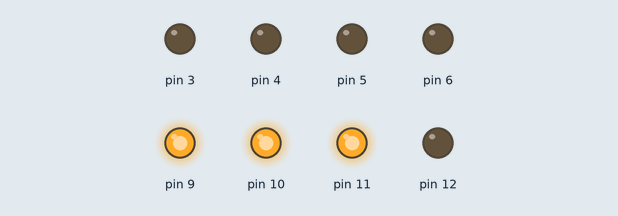
Recording of a sketch running on a simulated Arduino Uno, built with avr-gcc and run on an emulated ATmega328P. On the bench: output pins drawn as LEDs (lit = HIGH).

Above: at 0.1 s.
At 0.35 s:
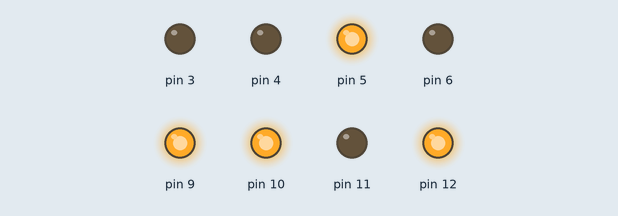
At 0.75 s:
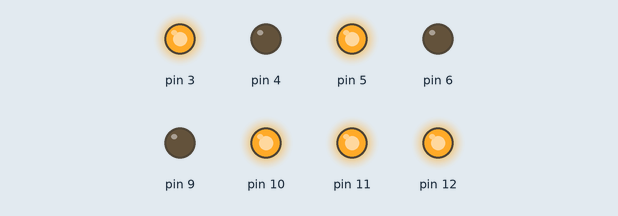
At 1.35 s:
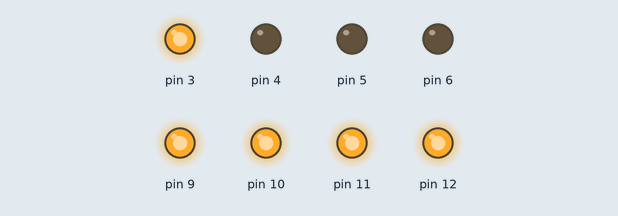
At 2.05 s:
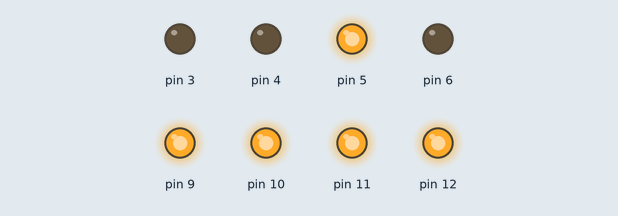
At 2.7 s:
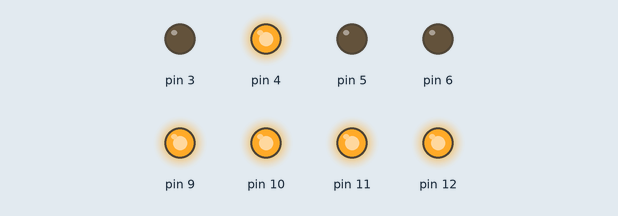
Timing chart, 0 to 3.0 s (numbered marks = the images above):
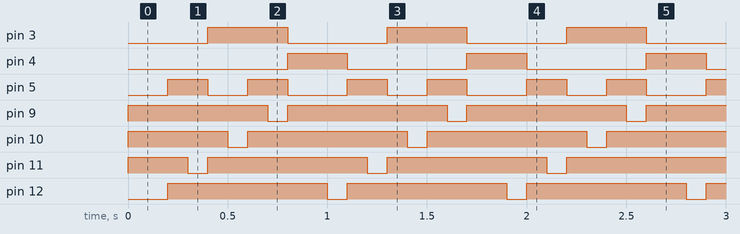

The sketch:

zuoye3.ino
```cpp
void setup()
{
  pinMode(3,OUTPUT);
  pinMode(4,OUTPUT);
  pinMode(5,OUTPUT);
  pinMode(6,OUTPUT);
  pinMode(9,OUTPUT);
  pinMode(10,OUTPUT);
  pinMode(11,OUTPUT);
  pinMode(12,OUTPUT);
  Serial.begin(9600);
}

void loop()
{
  show_one();
  show_two();
  show_three();
  show_four();

}
void show_one()
{
  digitalWrite(9,HIGH);
  digitalWrite(10,HIGH);
  digitalWrite(11,HIGH);
  delay(100);
  digitalWrite(12,LOW);
  delay(100);
  digitalWrite(5,HIGH);
  digitalWrite(3,LOW);
  digitalWrite(4,LOW);
  digitalWrite(6,LOW);
  digitalWrite(12,HIGH);
  delay(100);
}

void show_two()
{
  digitalWrite(9,HIGH);
  digitalWrite(10,HIGH);
  digitalWrite(12,HIGH);
  digitalWrite(11,LOW);
  delay(100);
  digitalWrite(6,LOW);
  digitalWrite(5,LOW);
  digitalWrite(4,LOW);
  digitalWrite(3,HIGH);
  digitalWrite(11,HIGH);
  delay(100);
}
void show_three()
{
  digitalWrite(9,HIGH);
  digitalWrite(12,HIGH);
  digitalWrite(11,HIGH);
  digitalWrite(10,LOW);
  delay(100);
  digitalWrite(3,HIGH);
  digitalWrite(6,LOW);
  digitalWrite(4,LOW);
  digitalWrite(5,HIGH);
  digitalWrite(10,HIGH);
  delay(100);
}
void show_four()
{
  digitalWrite(10,HIGH);
  digitalWrite(11,HIGH);
  digitalWrite(12,HIGH);
  digitalWrite(9,LOW);
  delay(100);
  digitalWrite(3,LOW);
  digitalWrite(5,LOW);
  digitalWrite(4,HIGH);
  digitalWrite(6,LOW);
  digitalWrite(9,HIGH);
  delay(100);
}
```

Measured:
- by itself, pin 3: alternates HIGH for 0.40 s and LOW for 0.50 s
- by itself, pin 4: alternates HIGH for 0.30 s and LOW for 0.60 s
- by itself, pin 5: repeats every 0.90 s: LOW 0.20 s, HIGH 0.20 s, LOW 0.30 s, HIGH 0.20 s
- by itself, pin 9, pin 12: alternates HIGH for 0.80 s and LOW for 0.10 s
- by itself, pin 10, pin 11: repeats every 0.90 s: LOW 0.10 s, HIGH 0.80 s
